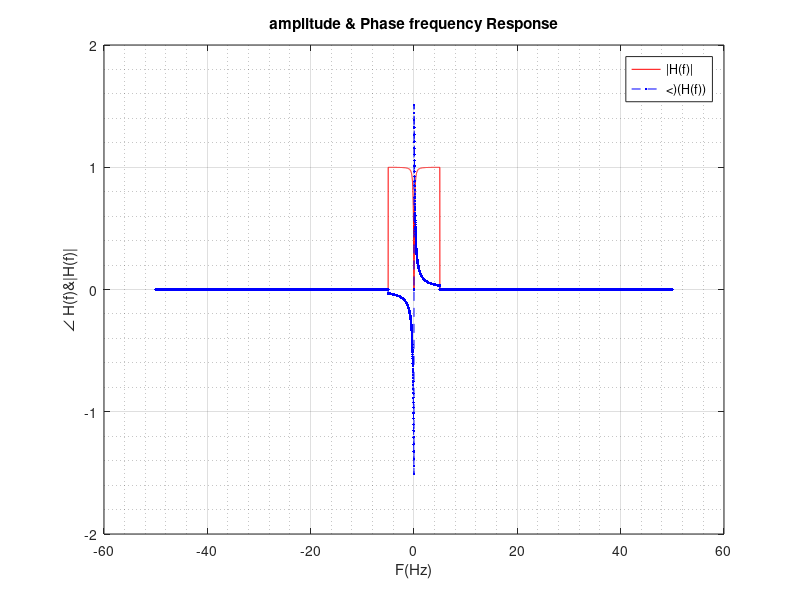
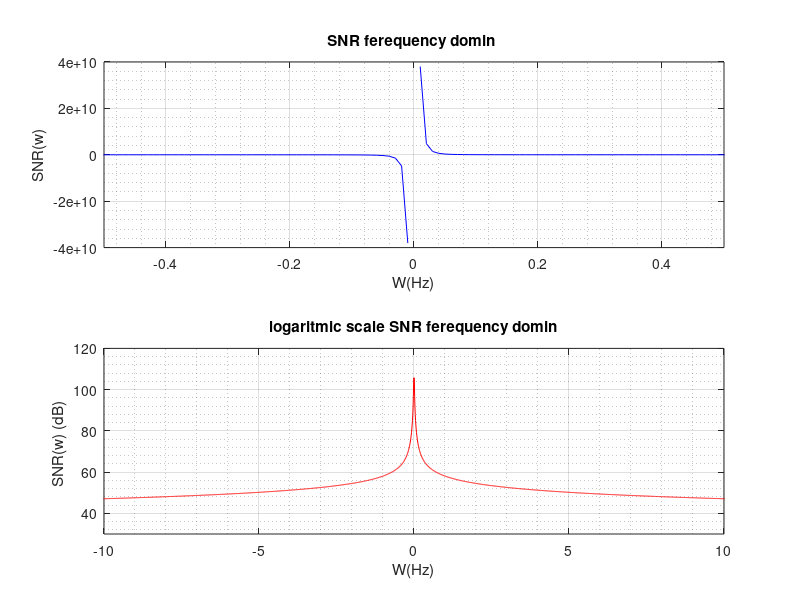

The MATLAB source for these figures, in order:
clc
clear
close all
%Part3.1

R = 1;
C = 1;
W_b = 5;
f=-50:0.01:50;
for i=1:1:length(f) %Frequency Response
    if abs(f(i)) <= W_b
        h(i) = 1*((1j)*2*pi*f(i)*R*C)/(1+(1j)*2*pi*f(i)*R*C);
    elseif abs(f(i)) == W_b
         h(i) = 1/2*((1j)*2*pi*f(i)*R*C)/(1+(1j)*2*pi*f(i)*R*C);
    else
        h(i) = 0;
    end
end
%plot on onr figure phase and amplitude
figure;
plot(f,abs(h),'r');
xlabel('F(Hz)');
hold on;
plot(f,angle(h),'b--.');
xlabel('F(Hz)');
ylabel('\angle H(f)&|H(f)|');
title('amplitude & Phase frequency Response');
grid on;
grid minor;
legend('|H(f)|',"<)(H(f))");

%Part3.2
A = 1;N0 = 1e-06;fc = 5;R = 1;C = 1;
W_b=-300:0.01:300;
 %SNR respect to W
for i=1:1:length(W_b)
   snr(i)=( ( A ^ 2 ) / ( 2 * N0 ) ) * ...
       ( ( 2 * pi * fc * R * C) ^ 2 ) /...
       ( 1 + 4 * ( pi * fc * R * C ) ^ 2 ) /...
       ( W_b ( i ) - ( 1 / ( 2 * pi * R * C ) ) * ...
       atan ( 2 * pi * R * C * W_b ( i ) ) );
end
%plot snr
figure
subplot(2,1,1)
plot(W_b,snr,'b');
xlabel('W(Hz)');xlim([-0.5,+0.5]);
ylabel('SNR(w)');
title('SNR ferequency domin ');
grid on;
grid minor;
subplot(2,1,2)
plot(W_b,10*log10(snr),'r');
xlabel('W(Hz)');xlim([-10,+10]);
ylabel('SNR(w) (dB) ');ylim([30,120]);
title('logaritmic scale SNR ferequency domin');
grid on;
grid minor;


